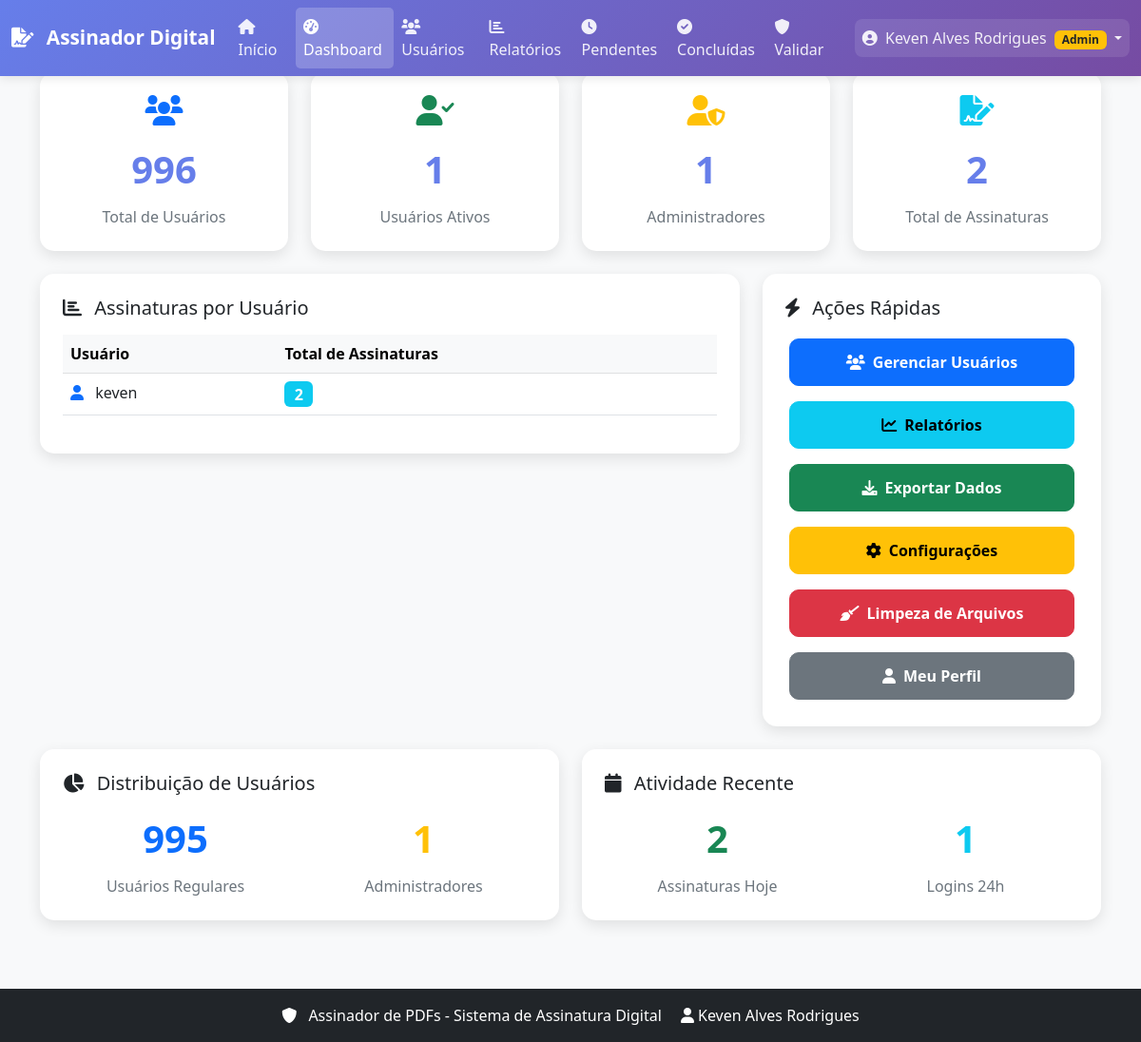
The page /admin (signed in) on the database its author committed.
### models.py (models this page shows, shortened)
class User(UserMixin, db.Model):
    __tablename__ = 'users'
    __table_args__ = (
        db.Index('idx_users_username', 'username'),
        db.Index('idx_users_email', 'email'),
        db.Index('idx_users_role', 'role'),
    )
    id = db.Column(db.Integer, primary_key=True)
    username = db.Column(db.String(80), unique=True, nullable=False)
    email = db.Column(db.String(120), unique=True, nullable=False)
    password_hash = db.Column(db.String(255), nullable=True)  # Nullable para usuários LDAP
    full_name = db.Column(db.String(120), nullable=False)
    role = db.Column(db.String(20), default='user')  # 'user' ou 'admin'
    is_active = db.Column(db.Boolean, default=True)
    created_at = db.Column(db.DateTime, default=datetime.now)
    last_login = db.Column(db.DateTime)
    must_change_password = db.Column(db.Boolean, default=False)
    signatures = db.relationship('Signature', backref='user', lazy='dynamic')
    ldap_dn = db.Column(db.String(500))  # Distinguished Name do LDAP
    department = db.Column(db.String(200))  # Departamento
    position = db.Column(db.String(200))  # Cargo
    phone = db.Column(db.String(50))  # Telefone
    mobile = db.Column(db.String(50))  # Celular
    city = db.Column(db.String(100))  # Cidade
    state = db.Column(db.String(100))  # Estado
    postal_code = db.Column(db.String(20))  # CEP
    country = db.Column(db.String(100))  # País
    street_address = db.Column(db.String(500))  # Endereço
    home_phone = db.Column(db.String(50))  # Telefone residencial
    work_address = db.Column(db.String(500))  # Endereço comercial
    fax = db.Column(db.String(50))  # Fax
    pager = db.Column(db.String(50))  # Pager
    is_ldap_user = db.Column(db.Boolean, default=False)  # Indica se é usuário LDAP
    def is_admin(self):
        return self.role == 'admin'

### app.py (the view)
    @app.route('/admin')
    @login_required
    @admin_required
    @app.cache.cached(timeout=600)
    def admin_dashboard():
        cache_key = "admin_dashboard_stats"
        cached_stats = app.cache.get(cache_key)
        if cached_stats:
            user_stats, signature_stats = cached_stats
        else:
            user_stats = get_user_stats()
            signature_stats = get_signature_stats()
            app.cache.set(cache_key, (user_stats, signature_stats), timeout=600)
        return render_template('admin/dashboard.html',
                             user_stats=user_stats,
                             signature_stats=signature_stats,
                             store_pdfs=get_store_pdfs_flag())

### auth.py (called while the page is built)
def admin_required(f):
    @wraps(f)
    def decorated_function(*args, **kwargs):
        if not current_user.is_authenticated:
            return redirect(url_for('login'))
        if not current_user.is_admin():
            flash('Acesso negado. Privilégios de administrador necessários.', 'error')
            return redirect(url_for('index'))
        return f(*args, **kwargs)
    return decorated_function

def get_user_stats():
    total_users = User.query.count()
    active_users = User.query.filter_by(is_active=True).count()
    admin_users = User.query.filter_by(role='admin').count()
    regular_users = User.query.filter_by(role='user').count()
    last_24h = datetime.utcnow() - timedelta(hours=24)
    recent_logins = User.query.filter(User.last_login >= last_24h).count()
    return {
        'total_users': total_users,
        'active_users': active_users,
        'admin_users': admin_users,
        'regular_users': regular_users,
        'recent_logins': recent_logins
    }

def get_signature_stats():
    from models import Signature
    total_signatures = Signature.query.count()
    today = datetime.utcnow().date()
    today_signatures = Signature.query.filter(
        db.func.date(Signature.timestamp) == today
    ).count()
    signatures_by_user = db.session.query(
        Signature.user_id,
        User.username,
        db.func.count(Signature.id).label('count')
    ).join(User).group_by(Signature.user_id, User.username).all()
    return {
        'total_signatures': total_signatures,
        'today_signatures': today_signatures,
        'signatures_by_user': signatures_by_user
    }

### utils/mobile_optimizations.py (called while the page is built, shortened)
def is_mobile_device():
    user_agent = request.headers.get('User-Agent', '').lower()
    mobile_indicators = [
        'mobile', 'android', 'iphone', 'ipad', 'tablet',
        'samsung', 'chrome', 'safari'
    ]
    return any(indicator in user_agent for indicator in mobile_indicators)

def optimize_for_device():
    if not is_mobile_device():
        return

def get_optimized_query_limits():
    if not is_mobile_device():
        return 100  # Desktop

def should_use_compression():
    if not is_mobile_device():
        return False
    return True

def get_cache_timeout():
    if not is_mobile_device():
        return 300  # 5 minutos para desktop

def get_mobile_headers():
    if not is_mobile_device():
        return {}

### templates/admin/dashboard.html (shortened to what this page needs)
{% extends "base.html" %}
{% block content %}
    <div class="container">
        <div class="row">
            <div class="col-md-3">
                <div class="stats-card">
                    <i class="fas fa-users fa-2x text-primary mb-3"></i>
                    <div class="stats-number">{{ user_stats.total_users }}</div>
                    <div class="stats-label">Total de Usuários</div>
                </div>
            </div>
            <div class="col-md-3">
                <div class="stats-card">
                    <i class="fas fa-user-check fa-2x text-success mb-3"></i>
                    <div class="stats-number">{{ user_stats.active_users }}</div>
                    <div class="stats-label">Usuários Ativos</div>
                </div>
            </div>
            <div class="col-md-3">
                <div class="stats-card">
                    <i class="fas fa-user-shield fa-2x text-warning mb-3"></i>
                    <div class="stats-number">{{ user_stats.admin_users }}</div>
                    <div class="stats-label">Administradores</div>
                </div>
            </div>
            <div class="col-md-3">
                <div class="stats-card">
                    <i class="fas fa-file-signature fa-2x text-info mb-3"></i>
                    <div class="stats-number">{{ signature_stats.total_signatures }}</div>
                    <div class="stats-label">Total de Assinaturas</div>
                </div>
            </div>
        </div>
        <div class="row">
            <div class="col-lg-8">
                <div class="chart-card">
                    <h5 class="mb-3">
                        <i class="fas fa-chart-bar me-2"></i>
                        Assinaturas por Usuário
                    </h5>
                    <div class="table-responsive">
                        <table class="table table-hover">
                            <thead class="table-light">
                                <tr>
                                    <th>Usuário</th>
                                    <th>Total de Assinaturas</th>
                                </tr>
                            </thead>
                            <tbody>
                                {% for item in signature_stats.signatures_by_user %}
                                <tr>
                                    <td>
                                        <i class="fas fa-user me-2 text-primary"></i>
                                        {{ item.username }}
                                    </td>
                                    <td>
                                        <span class="badge bg-info fs-6">{{ item.count }}</span>
                                    </td>
                                </tr>
                                {% endfor %}
                            </tbody>
                        </table>
                    </div>
                </div>
            </div>
            <div class="col-lg-4">
                <div class="quick-actions">
                    <h5 class="mb-3">
                        <i class="fas fa-bolt me-2"></i>
                        Ações Rápidas
                    </h5>
                    <div class="d-grid gap-2">
                        <a href="{{ url_for('admin_users') }}" class="btn btn-primary btn-admin">
                            <i class="fas fa-users me-2"></i>Gerenciar Usuários
                        </a>
                        <a href="{{ url_for('admin_reports') }}" class="btn btn-info btn-admin">
                            <i class="fas fa-chart-line me-2"></i>Relatórios
                        </a>
                        <a href="{{ url_for('admin_export_reports') }}" class="btn btn-success btn-admin">
                            <i class="fas fa-download me-2"></i>Exportar Dados
                        </a>
                        <a href="{{ url_for('admin_settings') }}" class="btn btn-warning btn-admin">
                            <i class="fas fa-cog me-2"></i>Configurações
                        </a>
                        <a href="{{ url_for('admin_cleanup') }}" class="btn btn-danger btn-admin">
                            <i class="fas fa-broom me-2"></i>Limpeza de Arquivos
                        </a>
                        <a href="{{ url_for('profile') }}" class="btn btn-secondary btn-admin">
                            <i class="fas fa-user me-2"></i>Meu Perfil
                        </a>
                    </div>
                </div>
            </div>
        </div>
        <div class="row">
            <div class="col-md-6">
                <div class="chart-card">
                    <h5 class="mb-3">
                        <i class="fas fa-chart-pie me-2"></i>
                        Distribuição de Usuários
                    </h5>
                    <div class="row text-center">
                        <div class="col-6">
                            <div class="stats-number text-primary">{{ user_stats.regular_users }}</div>
                            <div class="stats-label">Usuários Regulares</div>
                        </div>
                        <div class="col-6">
                            <div class="stats-number text-warning">{{ user_stats.admin_users }}</div>
                            <div class="stats-label">Administradores</div>
                        </div>
                    </div>
                </div>
            </div>
            <div class="col-md-6">
                <div class="chart-card">
                    <h5 class="mb-3">
                        <i class="fas fa-calendar me-2"></i>
                        Atividade Recente
                    </h5>
                    <div class="row text-center">
                        <div class="col-6">
                            <div class="stats-number text-success">{{ signature_stats.today_signatures }}</div>
                            <div class="stats-label">Assinaturas Hoje</div>
                        </div>
                        <div class="col-6">
                            <div class="stats-number text-info">{{ user_stats.recent_logins }}</div>
                            <div class="stats-label">Logins 24h</div>
                        </div>
                    </div>
                </div>
            </div>
        </div>
    </div>
{% endblock %}

### templates/base.html (shortened to what this page needs)
<!DOCTYPE html>
<html lang="pt-BR">
<head>
    <link href="https://cdn.jsdelivr.net/npm/bootstrap@5.3.0/dist/css/bootstrap.min.css" rel="stylesheet">
    <link href="https://cdnjs.cloudflare.com/ajax/libs/font-awesome/6.0.0/css/all.min.css" rel="stylesheet">
</head>
<body>
    <nav class="navbar navbar-expand-lg navbar-dark">
        <div class="container-fluid">
            <a class="navbar-brand" href="{{ url_for('index') }}">
                <i class="fas fa-file-signature me-2"></i>
                Assinador Digital
            </a>
            <div class="collapse navbar-collapse" id="navbarNav">
                <ul class="navbar-nav me-auto">
                    {% if current_user.is_authenticated %}
                        <li class="nav-item">
                            <a class="nav-link {% if request.endpoint == 'index' %}active{% endif %}" href="{{ url_for('index') }}">
                                <i class="fas fa-home me-1"></i>Início
                            </a>
                        </li>
                        {% if current_user.role == 'admin' %}
                            <li class="nav-item">
                                <a class="nav-link {% if request.endpoint == 'admin_dashboard' %}active{% endif %}" href="{{ url_for('admin_dashboard') }}">
                                    <i class="fas fa-tachometer-alt me-1"></i>Dashboard
                                </a>
                            </li>
                            <li class="nav-item">
                                <a class="nav-link {% if request.endpoint == 'admin_users' %}active{% endif %}" href="{{ url_for('admin_users') }}">
                                    <i class="fas fa-users me-1"></i>Usuários
                                </a>
                            </li>
                            <li class="nav-item">
                                <a class="nav-link {% if request.endpoint == 'admin_reports' %}active{% endif %}" href="{{ url_for('admin_reports') }}">
                                    <i class="fas fa-chart-bar me-1"></i>Relatórios
                                </a>
                            </li>
                        {% endif %}
                        <li class="nav-item">
                            <a class="nav-link {% if request.endpoint == 'internal_pending_signatures' %}active{% endif %}" href="{{ url_for('internal_pending_signatures') }}">
                                <i class="fas fa-clock me-1"></i>Pendentes
                            </a>
                        </li>
                        <li class="nav-item">
                            <a class="nav-link {% if request.endpoint == 'internal_completed_signatures' %}active{% endif %}" href="{{ url_for('internal_completed_signatures') }}">
                                <i class="fas fa-check-circle me-1"></i>Concluídas
                            </a>
                        </li>
                        <li class="nav-item">
                            <a class="nav-link {% if request.endpoint == 'validate_pdf' %}active{% endif %}" href="{{ url_for('validate_pdf') }}">
                                <i class="fas fa-shield-alt me-1"></i>Validar
                            </a>
                        </li>
                    {% endif %}
                </ul>
                {% if current_user.is_authenticated %}
                    <ul class="navbar-nav">
                        <li class="nav-item dropdown">
                            <a class="nav-link dropdown-toggle user-dropdown" href="#" id="userDropdown" role="button" data-bs-toggle="dropdown">
                                <i class="fas fa-user-circle me-1"></i>
                                {{ current_user.full_name }}
                                {% if current_user.role == 'admin' %}
                                    <span class="badge bg-warning text-dark ms-1">Admin</span>
                                {% endif %}
                            </a>
                        </li>
                    </ul>
                {% endif %}
            </div>
        </div>
    </nav>
    <div class="main-content">
        {% block content %}{% endblock %}
    </div>
    <footer class="bg-dark text-white text-center py-3 mt-5">
        <div class="container">
            <p class="mb-0">
                <i class="fas fa-shield-alt me-2"></i>
                Assinador de PDFs - Sistema de Assinatura Digital
                <span class="ms-3">
                    <i class="fas fa-user me-1"></i>{{ current_user.full_name if current_user.is_authenticated else 'Visitante' }}
                </span>
            </p>
        </div>
    </footer>
</body>
</html>

### rows shown on the page
User: full_name "Keven Alves Rodrigues", username "keven", count "2", is_active+full_name "Keven Alves Rodrigues"

### other values the page prints
{{ user_stats.total_users }} "996"
{{ user_stats.active_users }} "1"
{{ user_stats.admin_users }} "1"
{{ signature_stats.total_signatures }} "2"
{{ user_stats.regular_users }} "995"
{{ signature_stats.today_signatures }} "2"
{{ user_stats.recent_logins }} "1"
